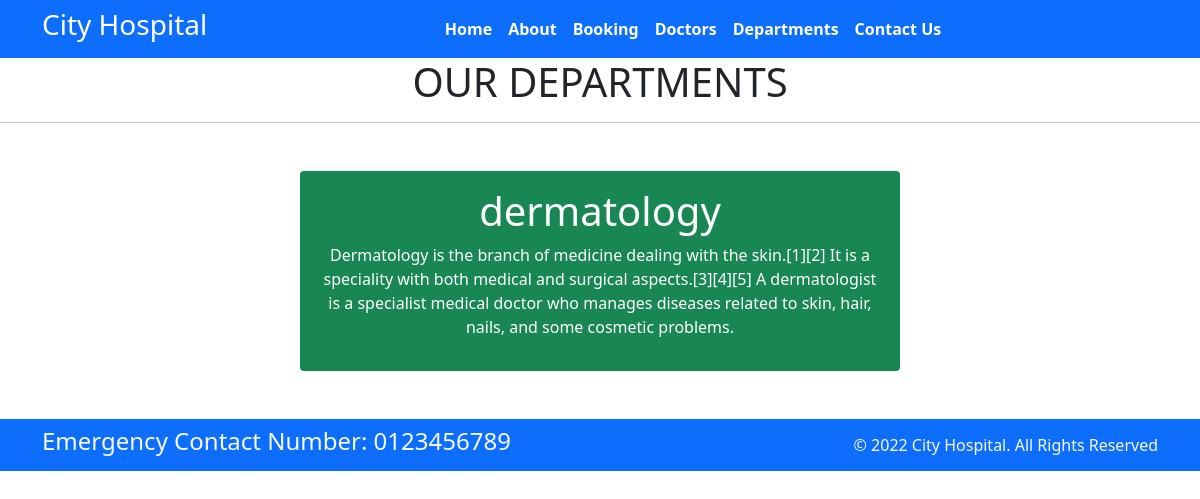
Before: /department/ with the older database file.
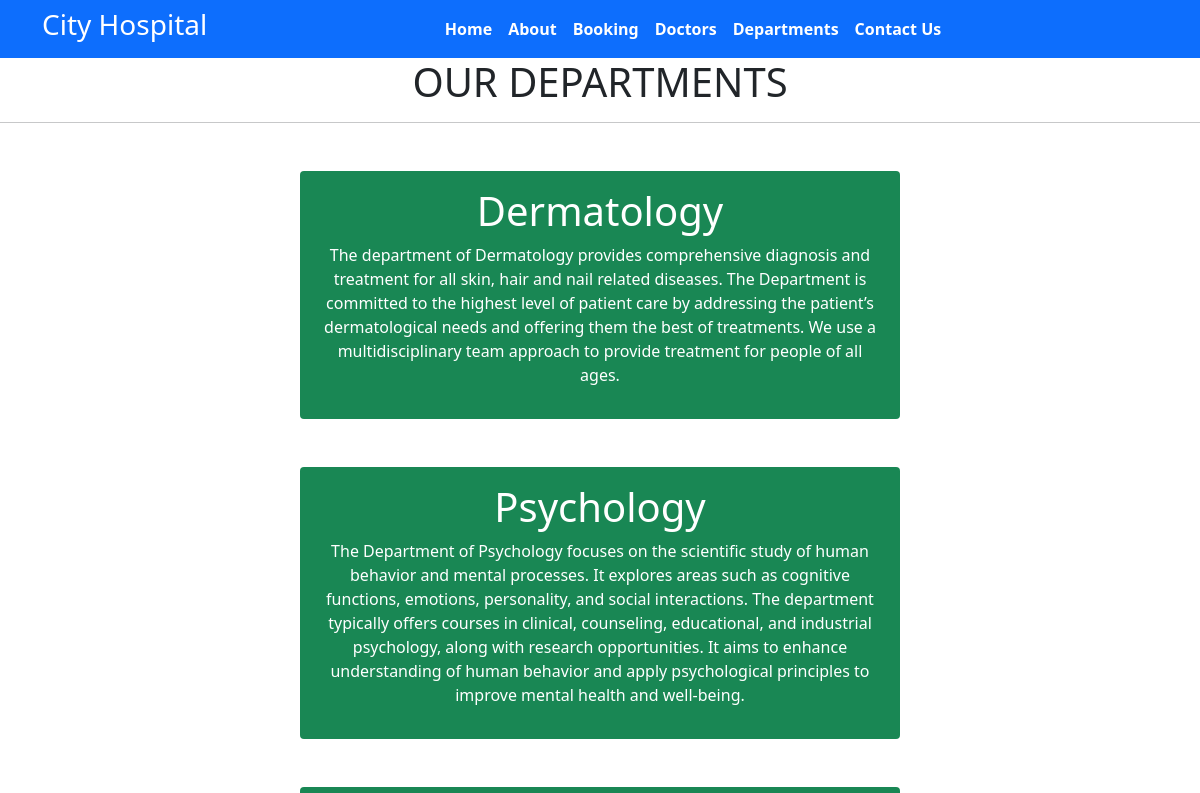
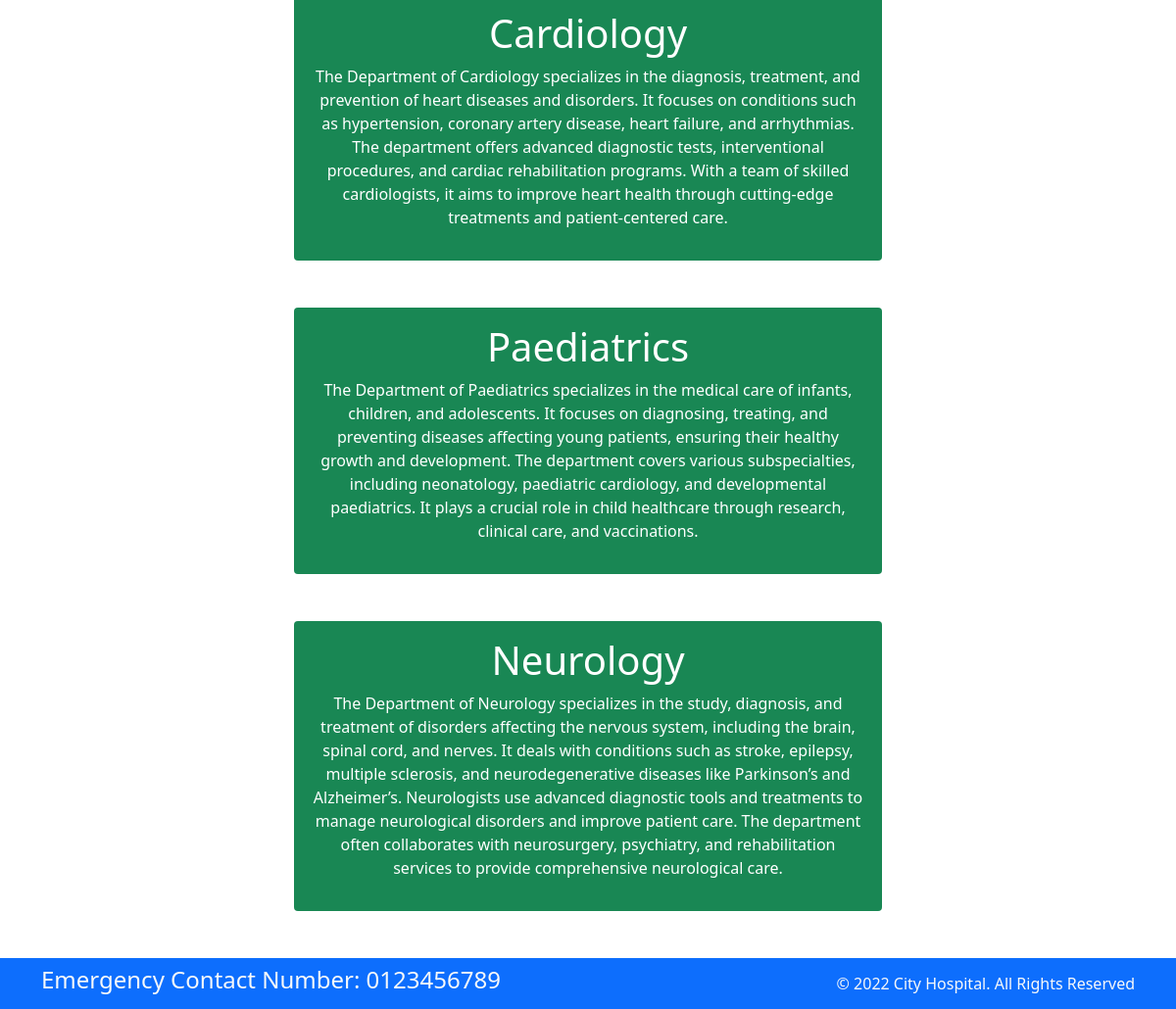
After: the same page with the newer database file (2 pictures, top to bottom).
### home/models.py (models this page shows, shortened)
class Departments(models.Model):
    dept_name=models.CharField(max_length=100)
    dept_description=models.TextField()

### home/views.py (the view)
# urls.py: path('department/',views.department,name='department'),
def department(request):
    dict_dept={
        'dept':Departments.objects.all()
    }
    return render(request,'department.html',dict_dept)

### templates/department.html (shortened to what this page needs)
{%extends 'base.html'%}
{% block content %}
<h1 class="text-center">OUR DEPARTMENTS</h1>
<hr>
{% for d in dept %}
<div class="mx-auto w-50 bg-success text-center text-white p-3 my-5 border-warning rounded">
<h1>{{d.dept_name}}</h1>
<p>{{d.dept_description}}</p>
</div>
{%endfor%}
{% endblock %}

Changed rows visible on the page:
changed Departments: dept_name "dermatology" → "Dermatology"; dept_description "Dermatology is the branch of medicine dealing with the skin.[1][2] It is a speciality with both medical and surgical aspects.[3][4][5] A dermatologist is a specialist medical doctor who manages diseases related to skin, hair, nails, and some cosmetic problems." → "The department of Dermatology provides comprehensive diagnosis and treatment for all skin, hair and nail related diseases. The Department is committed to the highest level of patient care by addressing the patient’s dermatological needs and offering them the best of treatments. We use a multidisciplinary team approach to provide treatment for people of all ages."
added Departments: dept_name "Psychology", dept_description "The Department of Psychology focuses on the scientific study of human behavior and mental processes. It explores areas such as cognitive functions, emotions, personality, and social interactions. The department typically offers courses in clinical, counseling, educational, and industrial psychology, along with research opportunities. It aims to enhance understanding of human behavior and apply psychological principles to improve mental health and well-being."
added Departments: dept_name "Cardiology", dept_description "The Department of Cardiology specializes in the diagnosis, treatment, and prevention of heart diseases and disorders. It focuses on conditions such as hypertension, coronary artery disease, heart failure, and arrhythmias. The department offers advanced diagnostic tests, interventional procedures, and cardiac rehabilitation programs. With a team of skilled cardiologists, it aims to improve heart health through cutting-edge treatments and patient-centered care."
added Departments: dept_name "Paediatrics", dept_description "The Department of Paediatrics specializes in the medical care of infants, children, and adolescents. It focuses on diagnosing, treating, and preventing diseases affecting young patients, ensuring their healthy growth and development. The department covers various subspecialties, including neonatology, paediatric cardiology, and developmental paediatrics. It plays a crucial role in child healthcare through research, clinical care, and vaccinations."
added Departments: dept_name "Neurology", dept_description "The Department of Neurology specializes in the study, diagnosis, and treatment of disorders affecting the nervous system, including the brain, spinal cord, and nerves. It deals with conditions such as stroke, epilepsy, multiple sclerosis, and neurodegenerative diseases like Parkinson’s and Alzheimer’s. Neurologists use advanced diagnostic tools and treatments to manage neurological disorders and improve patient care. The department often collaborates with neurosurgery, psychiatry, and rehabilitation services to provide comprehensive neurological care."
